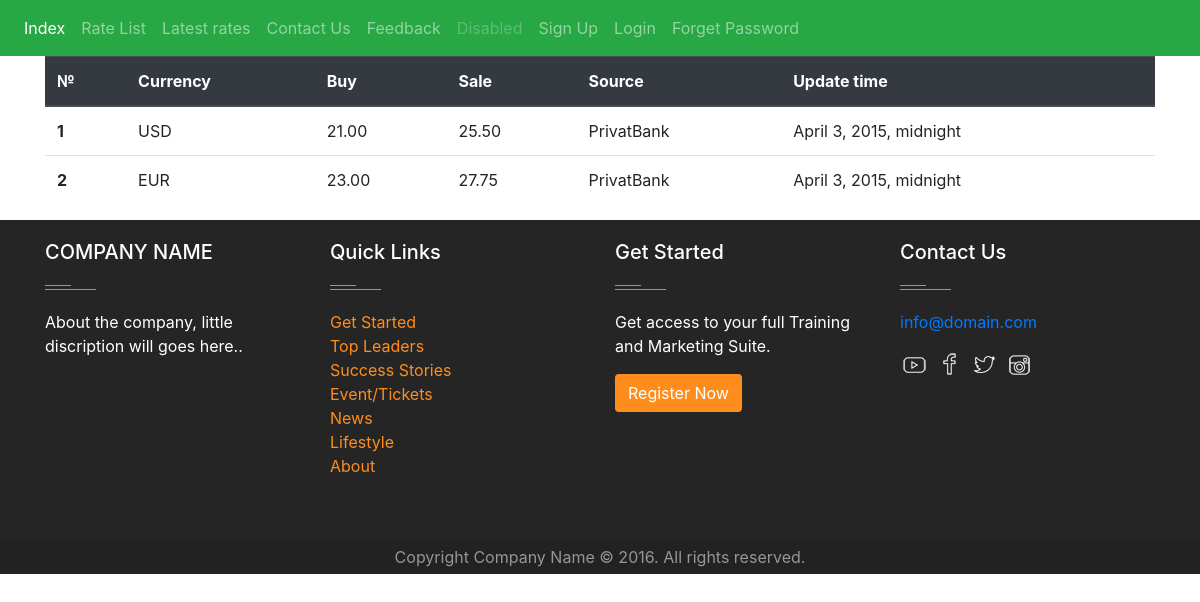
Page /rate/list/latest/ on the committed database.
### rate/models.py (models this page shows)
class Rate(models.Model):
    currency = models.PositiveSmallIntegerField(choices=choices.CURRENCY_CHOISES)
    source = models.PositiveSmallIntegerField(choices=choices.SOURCE_CHOICES)
    buy = models.DecimalField(max_digits=6, decimal_places=2)
    sale = models.DecimalField(max_digits=6, decimal_places=2)
    created = models.DateTimeField(auto_now_add=True)

### rate/views.py (the view)
# urls.py: path('list/latest/', views.LatestRates.as_view(), name='list-latest'),
class LatestRates(View):
    def get(self, request):
        context = {'rate_list': get_latest_rates()}
        return render(request, 'rate/latest-rates.html', context=context)

### rate/selectors.py (called while the page is built)
def get_latest_rates():
    key = get_latest_rates.__name__
    if key in cache:
        rates = cache.get(key)
    else:
        rates = []
        for source_int, _ in choices.SOURCE_CHOICES:
            for currency_int, _ in choices.CURRENCY_CHOISES:
                rate = Rate.objects.filter(source=source_int, currency=currency_int).order_by('created').last()
                if rate is not None:
                    rates.append(rate)
        cache.set(key, rates, 30)
    return rates

### rate/templates/rate/latest-rates.html
{% extends 'base.html' %}
{% block content %}
        <div class="row">
            <div class="col">
                <table class="table">
                    <thead class="thead-dark">
                        <tr>
                            <th scope="col">№</th>
                            <th scope="col">Currency</th>
                            <th scope="col">Buy</th>
                            <th scope="col">Sale</th>
                            <th scope="col">Source</th>
                            <th scope="col">Update time</th>
                        </tr>
                    </thead>
                    <tbody>
                        {% for rate in rate_list %}
                        <tr>
                            <th scope="row">{{ forloop.counter }}</th>
                            <td>{{ rate.get_currency_display }}</td>
                            <td>{{ rate.buy }}</td>
                            <td>{{ rate.sale }}</td>
                            <td>{{ rate.get_source_display }}</td>
                            <td>{{ rate.created }}</td>
                        </tr>
                        {% endfor %}
                    </tbody>
                </table>
            </div>
        </div>
{% endblock content %}

### templates/base.html (shortened to what this page needs)
{% load static %}
<!DOCTYPE html>
<html lang="en">
<head>
    <link rel="stylesheet" href="{% static 'css/bootstrap.min.css' %}">
    <link rel="stylesheet" href="{% static 'css/footer_style.css' %}">
</head>
<body>
{% include 'parts/navbar.html' %}
<div class="container">
    {% block content %}
    {% endblock content %}
</div>
{% include 'parts/footer.html' %}
</body>
</html>

### templates/parts/navbar.html
<nav class="navbar navbar-expand-sm bg-success navbar-dark">
  <ul class="navbar-nav">
    <li class="nav-item active">
      <a class="nav-link" href="{% url 'index' %}">Index</a>
    </li>
    <li class="nav-item">
      <a class="nav-link" href="{% url 'rate:list' %}">Rate List</a>
    </li>
    <li class="nav-item">
      <a class="nav-link" href="{% url 'rate:list-latest' %}">Latest rates</a>
    </li>
    <li class="nav-item">
      <a class="nav-link" href="{% url 'rate:contact-us-create' %}">Contact Us</a>
    </li>
    <li class="nav-item">
      <a class="nav-link" href="{% url 'rate:feedback' %}">Feedback</a>
    </li>
    <li class="nav-item">
      <a class="nav-link disabled" href="#">Disabled</a>
    </li>
    {% if request.user.is_authenticated %}
        <li class="nav-item">
          <a class="nav-link" href="{% url 'account:my_profile' %}">My Profile</a>
        </li>
        <li class="nav-item">
          <a class="nav-link" href="{% url 'logout' %}">Logout</a>
        </li>
      <li class="nav-item">
          <a class="nav-link" href="{% url 'my_password_change' pk=user.id %}">Change password</a>
        </li>
    {% else %}
        <li class="nav-item">
          <a class="nav-link" href="{% url 'account:sign-up' %}">Sign Up</a>
        </li>
        <li class="nav-item">
          <a class="nav-link" href="{% url 'login' %}">Login</a>
        </li>
        <li class="nav-item">
          <a class="nav-link" href="{% url 'password_reset' %}">Forget Password</a>
        </li>
    {% endif %}
  </ul>
</nav>

### templates/parts/footer.html (shortened to what this page needs)
<footer id="footer" class="footer-1">
  <div class="main-footer widgets-dark typo-light">
    <div class="container">
      <div class="row">
        <div class="col-xs-12 col-sm-6 col-md-3">
          <div class="widget subscribe no-box">
            <h5 class="widget-title">COMPANY NAME<span></span></h5>
            <p>About the company, little discription will goes here.. </p>
          </div>
        </div>
        <div class="col-xs-12 col-sm-6 col-md-3">
          <div class="widget no-box">
            <h5 class="widget-title">Quick Links<span></span></h5>
            <ul class="thumbnail-widget">
              <li>
                <div class="thumb-content"><a href="#.">Get Started</a></div>
              </li>
              <li>
                <div class="thumb-content"><a href="#.">Top Leaders</a></div>
              </li>
              <li>
                <div class="thumb-content"><a href="#.">Success Stories</a></div>
              </li>
              <li>
                <div class="thumb-content"><a href="#.">Event/Tickets</a></div>
              </li>
              <li>
                <div class="thumb-content"><a href="#.">News</a></div>
              </li>
              <li>
                <div class="thumb-content"><a href="#.">Lifestyle</a></div>
              </li>
              <li>
                <div class="thumb-content"><a href="#.">About</a></div>
              </li>
            </ul>
          </div>
        </div>
        <div class="col-xs-12 col-sm-6 col-md-3">
          <div class="widget no-box">
            <h5 class="widget-title">Get Started<span></span></h5>
            <p>Get access to your full Training and Marketing Suite.</p>
            <a class="btn" href="#." target="_blank">Register Now</a>
          </div>
        </div>
        <div class="col-xs-12 col-sm-6 col-md-3">
          <div class="widget no-box">
            <h5 class="widget-title">Contact Us<span></span></h5>
            <p><a href="mailto:info@domain.com" title="glorythemes">info@domain.com</a></p>
            <ul class="social-footer2">
              <li class=""><a title="youtube" target="_blank" href="https://www.youtube.com/"><img alt="youtube" width="30" height="30"></a></li>
              <li class=""><a href="https://www.facebook.com/" target="_blank" title="Facebook"><img alt="Facebook" width="30" height="30"></a></li>
              <li class=""><a href="https://twitter.com" target="_blank" title="Twitter"><img alt="Twitter" width="30" height="30"></a></li>
              <li class=""><a title="instagram" target="_blank" href="https://www.instagram.com/"><img alt="instagram" width="30" height="30"></a></li>
            </ul>
          </div>
        </div>
      </div>
    </div>
  </div>
  <div class="footer-copyright">
    <div class="container">
      <div class="row">
        <div class="col-md-12 text-center">
          <p>Copyright Company Name © 2016. All rights reserved.</p>
        </div>
      </div>
    </div>
  </div>
</footer>

### static/css/footer_style.css (style rules this page uses)
footer .main-footer { padding: 20px 0; background: #252525; }
footer ul { padding-left: 0; list-style: none; }
.footer-copyright { background: #222; padding: 5px 0; }
.footer-copyright p { color: #969696; margin: 2px 0 0; }
.widget { padding: 20px; margin-bottom: 40px; }
.widget.no-box { padding: 0; background-color: transparent; margin-bottom: 40px; box-shadow: none; -webkit-box-shadow: none; -moz-box-shadow: none; -ms-box-shadow: none; -o-box-shadow: none; }
.widget.subscribe p { margin-bottom: 18px; }
.widget li a { color: #ff8d1e; }
.widget-title { margin-bottom: 20px; }
.widget-title span { background: #839fad none repeat scroll 0 0; display: block; height: 1px; margin-top: 25px; position: relative; width: 20%; }
.widget-title span::after { background: inherit; content: ""; height: inherit; position: absolute; top: -4px; width: 50%; }
.typo-light h1, .typo-light h2, .typo-light h3, .typo-light h4, .typo-light h5, .typo-light h6, .typo-light p, .typo-light div, .typo-light span, .typo-light small { color: #fff; }
ul.social-footer2 { margin: 0; padding: 0; width: auto; }
ul.social-footer2 li { display: inline-block; padding: 0; }
ul.social-footer2 li a { display: block; height: 30px; width: 30px; text-align: center; }
.btn { background-color: #ff8d1e; color: #fff; }

### rows in the picture
Rate: currency "USD", buy "21.00", sale "25.50", source "PrivatBank", created "April 3, 2015, midnight"
Rate: currency "EUR", buy "23.00", sale "27.75", source "PrivatBank", created "April 3, 2015, midnight"
